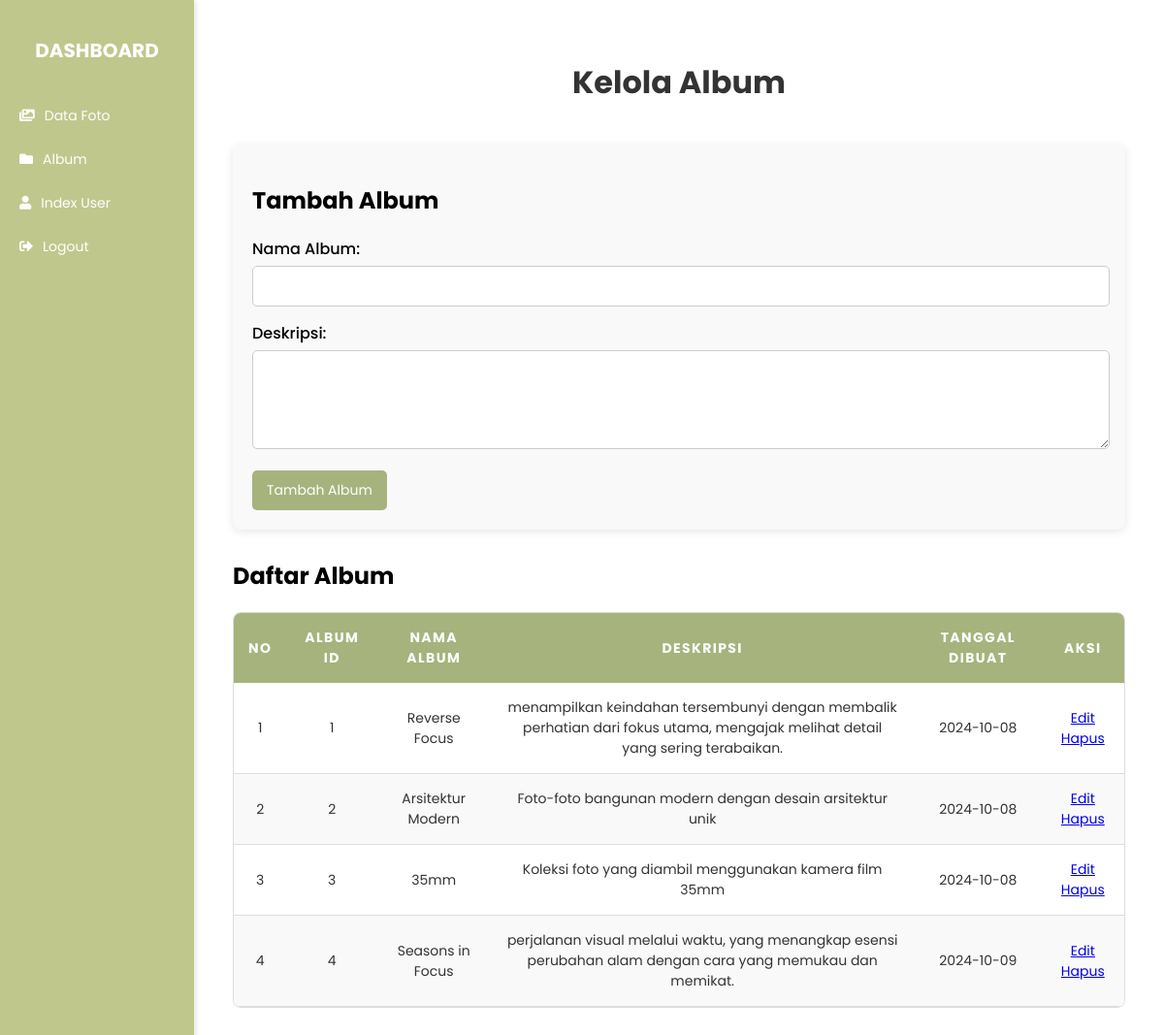
/admin_album.php, run on the app's committed database.
### tables this page shows
CREATE TABLE `album` (
  `AlbumID` int(11) NOT NULL,
  `NamaAlbum` varchar(255) NOT NULL,
  `Deskripsi` text DEFAULT NULL,
  `TanggalDibuat` date DEFAULT NULL,
  `UserID` int(11) DEFAULT NULL
);

### admin_album.php (the view, shortened to what this page needs)
<!DOCTYPE html>
<html lang="id">
<head>
    <link href="https://cdnjs.cloudflare.com/ajax/libs/font-awesome/5.15.4/css/all.min.css" rel="stylesheet">
</head>
<body>
    <div class="sidebar">
        <h2>DASHBOARD</h2>
        <a href="admin_dashboard.php"><i class="fas fa-images"></i> Data Foto</a>
        <a href="admin_album.php"><i class="fas fa-folder"></i> Album</a>
        <a href="index.php"><i class="fas fa-user"></i> Index User</a>
        <a href="logout.php"><i class="fas fa-sign-out-alt"></i> Logout</a>
    </div>
    <main>
        <h1>Kelola Album</h1>
        <div class="container">
            <div class="form-container">
                <h2>Tambah Album</h2>
                <form action="admin_tambahalbum.php" method="POST">
                    <label for="namaAlbum">Nama Album:</label>
                    <input type="text" id="namaAlbum" name="namaAlbum" required>
                    <label for="deskripsi">Deskripsi:</label>
                    <textarea id="deskripsi" name="deskripsi" rows="4" required></textarea>
                    <input type="submit" value="Tambah Album">
                </form>
            </div>
            <h2>Daftar Album</h2>
            <table>
                <thead>
                    <tr>
                        <th>No</th>
                        <th>Album ID</th>
                        <th>Nama Album</th>
                        <th>Deskripsi</th>
                        <th>Tanggal Dibuat</th>
                        <th>Aksi</th>
                    </tr>
                </thead>
                <tbody>
                    <?php
                    include 'config.php';
                    $query = "SELECT * FROM album ORDER BY TanggalDibuat ASC";
                    $result = mysqli_query($conn, $query);
                    $no = 1;
                    while ($row = mysqli_fetch_assoc($result)) {
                        echo "<tr>
                            <td>{$no}</td>
                            <td>{$row['AlbumID']}</td>
                            <td>{$row['NamaAlbum']}</td>
                            <td>{$row['Deskripsi']}</td>
                            <td>{$row['TanggalDibuat']}</td>
                            <td>
                                <a href='admin_editalbum.php?id={$row['AlbumID']}' class='action-button edit-button'>Edit</a>
                                <a href='admin_hapusalbum.php?id={$row['AlbumID']}' class='action-button delete-button'>Hapus</a>
                            </td>
                        </tr>";
                        $no++;
                    }
                    ?>
                </tbody>
            </table>
        </div>
    </main>
</body>
</html>

### admin_album.php (style rules this page uses)
body { font-family: 'Poppins', sans-serif; margin: 0; padding: 0; background-color: #ffffff; display: flex; }
.sidebar { position: fixed; width: 200px; height: 100%; background-color: #C0C78C; padding-top: 20px; box-shadow: 2px 0 5px rgba(0,0,0,0.1); }
.sidebar h2 { text-align: center; color: white; font-size: 20px; margin-bottom: 30px; }
.sidebar a { display: flex; align-items: center; padding: 12px 20px; color: white; text-decoration: none; transition: background-color 0.3s; font-size: 14px; }
.sidebar i { margin-right: 10px; }
main { margin-left: 200px; padding: 40px; width: calc(100% - 200px); background-color: #ffffff; min-height: 100vh; }
h1 { text-align: center; color: #333; margin-bottom: 40px; }
.container { margin: 0 auto; max-width: 1100px; }
.form-container { background-color: #f9f9f9; padding: 20px; border-radius: 8px; box-shadow: 0 2px 10px rgba(0, 0, 0, 0.1); margin-bottom: 30px; }
.form-container label { display: block; margin-bottom: 5px; font-weight: 500; }
.form-container input[type="text"], .form-container textarea { width: 98%; padding: 10px; margin-bottom: 15px; border: 1px solid #ccc; border-radius: 5px; font-family: 'Poppins', sans-serif; }
.form-container input[type="submit"] { padding: 10px 15px; background-color: #A6B37D; color: white; border: none; border-radius: 5px; cursor: pointer; transition: background-color 0.3s; font-size: 14px; font-family: 'Poppins', sans-serif; }
table { width: 100%; border-collapse: separate; border-spacing: 0; margin-top: 20px; font-size: 14px; background-color: white; border: 1px solid #ddd; border-radius: 8px; overflow: hidden; }
table th, table td { padding: 15px; text-align: center; }
table th { background-color: #A6B37D; color: white; position: sticky; top: 0; text-transform: uppercase; letter-spacing: 0.1em; z-index: 1; text-align: center; }
table td { border-bottom: 1px solid #ddd; color: #333; }
table tr:nth-child(even) { background-color: #f9f9f9; }

### data on the page
album: AlbumID "1", NamaAlbum "Reverse Focus", Deskripsi "menampilkan keindahan tersembunyi dengan membalik perhatian dari fokus utama, mengajak melihat detail yang sering terabaikan.", TanggalDibuat "2024-10-08"
album: AlbumID "2", NamaAlbum "Arsitektur Modern", Deskripsi "Foto-foto bangunan modern dengan desain arsitektur unik", TanggalDibuat "2024-10-08"
album: AlbumID "3", NamaAlbum "35mm", Deskripsi "Koleksi foto yang diambil menggunakan kamera film 35mm", TanggalDibuat "2024-10-08"
album: AlbumID "4", NamaAlbum "Seasons in Focus", Deskripsi "perjalanan visual melalui waktu, yang menangkap esensi perubahan alam dengan cara yang memukau dan memikat.", TanggalDibuat "2024-10-09"
